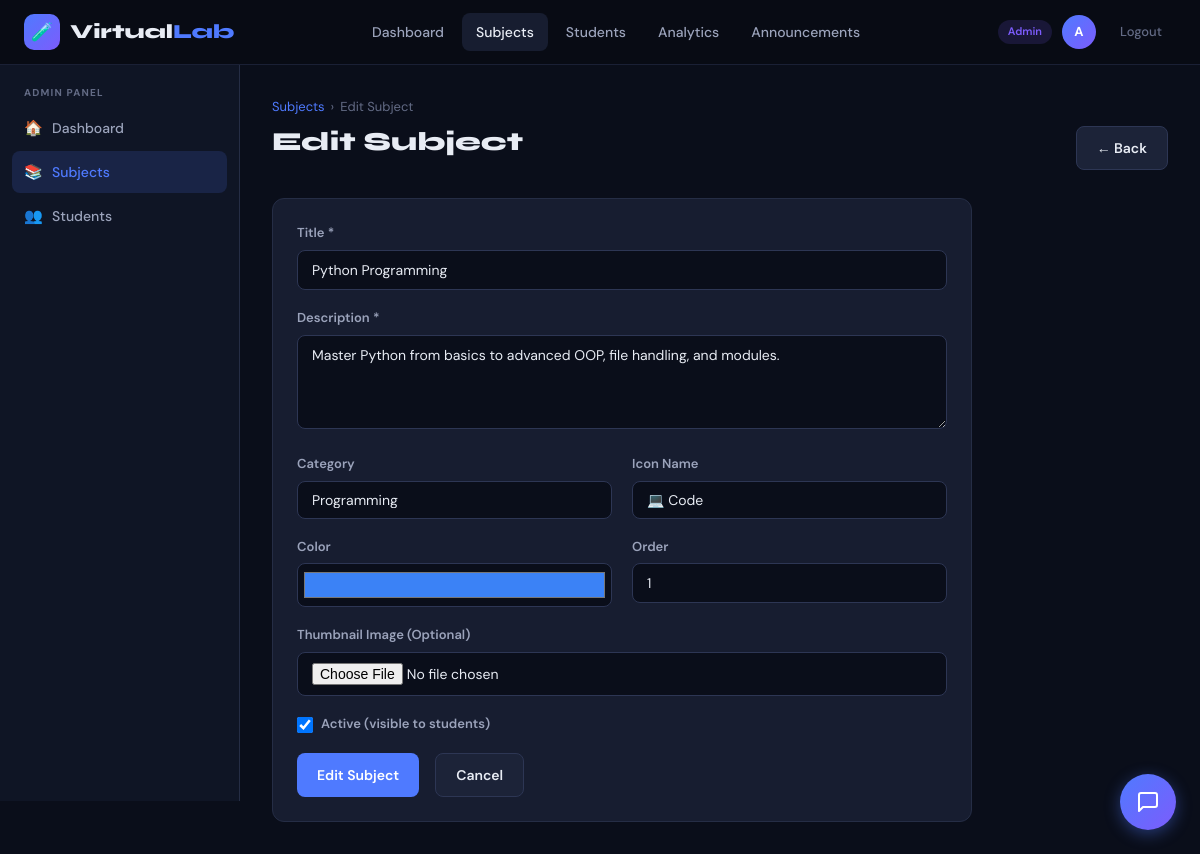
/admin-panel/subject/1/edit/ (signed in), run on the app's committed database.
### lab/models.py (models this page shows, shortened)
class Subject(models.Model):
    CATEGORY_CHOICES = [
        ('programming', 'Programming'),
        ('database', 'Database'),
        ('algorithms', 'Algorithms'),
        ('networking', 'Networking'),
        ('other', 'Other'),
    ]
    title = models.CharField(max_length=200)
    description = models.TextField()
    category = models.CharField(max_length=50, choices=CATEGORY_CHOICES, default='other')
    thumbnail = models.ImageField(upload_to='thumbnails/', blank=True, null=True)
    icon = models.CharField(max_length=50, default='book', help_text='Icon name (e.g. database, code, cpu)')
    color = models.CharField(max_length=7, default='#4f46e5')
    is_active = models.BooleanField(default=True)
    created_at = models.DateTimeField(auto_now_add=True)
    order = models.IntegerField(default=0)
    class Meta:
        ordering = ['order', 'title']

### lab/views.py (the view)
# urls.py: path('admin-panel/subject/<int:subject_id>/edit/', views.admin_subject_edit, name='admin_subject_edit'),
@admin_required
def admin_subject_edit(request, subject_id):
    subject = get_object_or_404(Subject, id=subject_id)
    if request.method == 'POST':
        form = SubjectForm(request.POST, request.FILES, instance=subject)
        if form.is_valid():
            form.save()
            messages.success(request, 'Subject updated successfully!')
            return redirect('admin_subjects')
    else:
        form = SubjectForm(instance=subject)
    return render(request, 'lab/admin/subject_form.html', {'form': form, 'action': 'Edit', 'subject': subject})

### lab/forms.py
class SubjectForm(forms.ModelForm):
    class Meta:
        model = Subject
        fields = ['title', 'description', 'category', 'thumbnail', 'icon', 'color', 'is_active', 'order']
        widgets = {
            'description': forms.Textarea(attrs={'rows': 4}),
            'color': forms.TextInput(attrs={'type': 'color'}),
        }

### lab/templates/lab/admin/subject_form.html (shortened to what this page needs)
{% extends 'lab/base.html' %}
{% block body %}
<div class="app-layout">
  <div class="sidebar">
    <div class="sidebar-section">
      <div class="sidebar-label">Admin Panel</div>
      <a href="{% url 'admin_dashboard' %}" class="sidebar-link"><span class="icon">🏠</span> Dashboard</a>
      <a href="{% url 'admin_subjects' %}" class="sidebar-link active"><span class="icon">📚</span> Subjects</a>
      <a href="{% url 'admin_students' %}" class="sidebar-link"><span class="icon">👥</span> Students</a>
    </div>
  </div>
  <div class="main-content">
    <div class="breadcrumb">
      <a href="{% url 'admin_subjects' %}">Subjects</a>
      <span>›</span>
      <span>{{ action }} Subject</span>
    </div>
    <div class="page-header">
      <h1 class="page-title">{{ action }} Subject</h1>
      <a href="{% url 'admin_subjects' %}" class="btn btn-secondary">← Back</a>
    </div>
    <div class="card" style="max-width:700px;">
      <form method="post" enctype="multipart/form-data">
        <div class="form-group">
          <label class="form-label">Title *</label>
          <input type="text" name="title" class="form-control" value="{{ form.title.value|default:'' }}" placeholder="e.g. Python Programming" required>
        </div>
        <div class="form-group">
          <label class="form-label">Description *</label>
          <textarea name="description" class="form-control" rows="4" placeholder="Describe this subject...">{{ form.description.value|default:'' }}</textarea>
        </div>
        <div class="grid-2">
          <div class="form-group">
            <label class="form-label">Category</label>
            <select name="category" class="form-control">
              {% for val, label in form.fields.category.choices %}
              <option value="{{ val }}" {% if form.category.value == val %}selected{% endif %}>{{ label }}</option>
              {% endfor %}
            </select>
          </div>
          <div class="form-group">
            <label class="form-label">Icon Name</label>
            <select name="icon" class="form-control">
              <option value="code" {% if form.icon.value == 'code' %}selected{% endif %}>💻 Code</option>
            </select>
          </div>
        </div>
        <div class="grid-2">
          <div class="form-group">
            <label class="form-label">Color</label>
            <input type="color" name="color" class="form-control" value="{{ form.color.value|default:'#4f46e5' }}" style="height:44px; padding:4px;">
          </div>
          <div class="form-group">
            <label class="form-label">Order</label>
            <input type="number" name="order" class="form-control" value="{{ form.order.value|default:0 }}">
          </div>
        </div>
        <div class="form-group">
          <label class="form-label">Thumbnail Image (Optional)</label>
          <input type="file" name="thumbnail" class="form-control" accept="image/*">
        </div>
        <div class="form-group">
          <label style="display:flex; align-items:center; gap:8px; cursor:pointer;">
            <input type="checkbox" name="is_active" {% if form.is_active.value %}checked{% endif %} style="width:16px;height:16px;">
            <span class="form-label" style="margin:0;">Active (visible to students)</span>
          </label>
        </div>
        <div class="flex gap-2">
          <button type="submit" class="btn btn-primary">{{ action }} Subject</button>
          <a href="{% url 'admin_subjects' %}" class="btn btn-secondary">Cancel</a>
        </div>
      </form>
    </div>
  </div>
</div>
{% endblock %}

### lab/templates/lab/base.html (shortened to what this page needs)
<!DOCTYPE html>
<html lang="en">
<head>
{% load static %}
</head>
<body>
<nav {% if request.user.is_staff %}class="admin-nav"{% endif %}>
  <div class="nav-inner">
    <a href="{% url 'home' %}" class="nav-logo">
      <div class="nav-logo-icon">🧪</div>
      <span class="nav-logo-text">Virtual<span>Lab</span></span>
    </a>
    {% if request.user.is_authenticated %}
      {% if request.user.is_staff %}
        <div class="nav-links">
          <a href="{% url 'admin_dashboard' %}" class="nav-link {% if request.resolver_match.url_name == 'admin_dashboard' %}active{% endif %}">Dashboard</a>
          <a href="{% url 'admin_subjects' %}" class="nav-link {% if 'subject' in request.resolver_match.url_name %}active{% endif %}">Subjects</a>
          <a href="{% url 'admin_students' %}" class="nav-link {% if 'student' in request.resolver_match.url_name %}active{% endif %}">Students</a>
          <a href="{% url 'admin_analytics' %}" class="nav-link">Analytics</a>
          <a href="{% url 'admin_announcements' %}" class="nav-link">Announcements</a>
        </div>
      {% endif %}
      <div class="nav-user">
        {% if request.user.is_staff %}<span class="badge badge-purple" style="font-size:11px">Admin</span>{% endif %}
        <a href="{% if request.user.is_staff %}{% url 'admin_dashboard' %}{% else %}{% url 'profile' %}{% endif %}" class="nav-avatar">
          {{ request.user.first_name|first|upper|default:request.user.username|first|upper }}
        </a>
        <a href="{% url 'logout' %}" class="nav-link" style="font-size:13px; color: var(--text3);">Logout</a>
      </div>
    {% else %}
      <div class="nav-links">
        <a href="{% url 'login' %}" class="nav-link">Login</a>
        <a href="{% url 'register' %}" class="btn btn-primary btn-sm">Get Started</a>
      </div>
    {% endif %}
  </div>
</nav>
{% block body %}{% endblock %}
{% load static %}
<link rel="stylesheet" href="{% static 'lab/css/chatbot.css' %}">
</body>
</html>

### data on the page
Subject: title "Python Programming", description "Master Python from basics to advanced OOP, file handling, and modules.", category "Programming", icon "💻 Code", color "#3b82f6"

### other printed values
{{ action }} "Edit"
